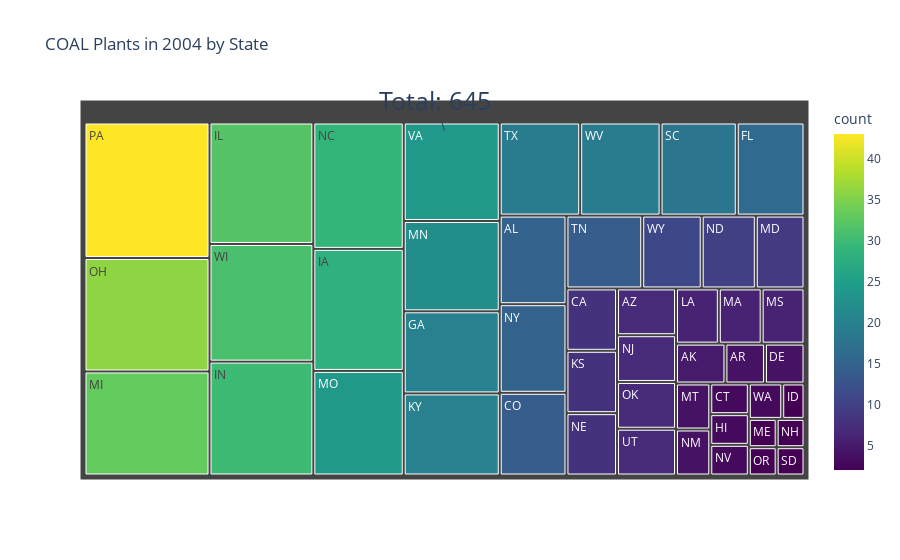

Notebook code for this chart:
### Code cell
import plotly.express as px



def create_treemap(raw_df,given_type, year):
    grouped_data = raw_df.groupby(['year', 'state_id', 'plant_type']).size().reset_index(name='count')
    given_type = given_type
    given_typedf = grouped_data[grouped_data['plant_type'] == given_type]
    fig = px.treemap(given_typedf[given_typedf['year'] == year],
                     path=['state_id'],
                     values='count',
                     title=f'{given_type} Plants in {year} by State',
                     color='count',
                     color_continuous_scale='Viridis',
                     hover_data=['count'])  

    total_count = given_typedf[given_typedf['year'] == year]['count'].sum()

    fig.add_annotation(
        x=0.5,
        y=.92,
        text=f'Total: {total_count}',
        showarrow=True,
        font=dict(size=25)
    )

    fig.show()

create_treemap(data2,"COAL",2004)

### Figure 1 — Plotly figure (JSON) as saved in the notebook; plotly's stock layout.template omitted (floating-point values rounded to 4 significant figures)
{"data": [{"branchvalues": "total", "customdata": [[5, 5], [15, 15], [4, 4], [7, 7], [8, 8], [14, 14], [3, 3], [4, 4], [16, 16], [20, 20], [3, 3], [28, 28], [2, 2], [32, 32], [30, 30], [8, 8], [20, 20], [6, 6], [6, 6], [9, 9], [2, 2], [33, 33], [22, 22], [24, 24], [6, 6], [4, 4], [29, 29], [10, 10], [8, 8], [2, 2], [7, 7], [4, 4], [3, 3], [15, 15], [36, 36], [7, 7], [2, 2], [43, 43], [18, 18], [2, 2], [14, 14], [19, 19], [7, 7], [24, 24], [3, 3], [31, 31], [19, 19], [11, 11]], "domain": {"x": [0, 1], "y": [0, 1]}, "hovertemplate": "labels=%{label}<br>count_sum=%{value}<br>parent=%{parent}<br>id=%{id}<br>count=%{color}<extra></extra>", "ids": ["AK", "AL", "AR", "AZ", "CA", "CO", "CT", "DE", "FL", "GA", "HI", "IA", "ID", "IL", "IN", "KS", "KY", "LA", "MA", "MD", "ME", "MI", "MN", "MO", "MS", "MT", "NC", "ND", "NE", "NH", "NJ", "NM", "NV", "NY", "OH", "OK", "OR", "PA", "SC", "SD", "TN", "TX", "UT", "VA", "WA", "WI", "WV", "WY"], "labels": ["AK", "AL", "AR", "AZ", "CA", "CO", "CT", "DE", "FL", "GA", "HI", "IA", "ID", "IL", "IN", "KS", "KY", "LA", "MA", "MD", "ME", "MI", "MN", "MO", "MS", "MT", "NC", "ND", "NE", "NH", "NJ", "NM", "NV", "NY", "OH", "OK", "OR", "PA", "SC", "SD", "TN", "TX", "UT", "VA", "WA", "WI", "WV", "WY"], "marker": {"coloraxis": "coloraxis", "colors": [5, 15, 4, 7, 8, 14, 3, 4, 16, 20, 3, 28, 2, 32, 30, 8, 20, 6, 6, 9, 2, 33, 22, 24, 6, 4, 29, 10, 8, 2, 7, 4, 3, 15, 36, 7, 2, 43, 18, 2, 14, 19, 7, 24, 3, 31, 19, 11]}, "name": "", "parents": ["", "", "", "", "", "", "", "", "", "", "", "", "", "", "", "", "", "", "", "", "", "", "", "", "", "", "", "", "", "", "", "", "", "", "", "", "", "", "", "", "", "", "", "", "", "", "", ""], "type": "treemap", "values": [5, 15, 4, 7, 8, 14, 3, 4, 16, 20, 3, 28, 2, 32, 30, 8, 20, 6, 6, 9, 2, 33, 22, 24, 6, 4, 29, 10, 8, 2, 7, 4, 3, 15, 36, 7, 2, 43, 18, 2, 14, 19, 7, 24, 3, 31, 19, 11]}], "layout": {"annotations": [{"font": {"size": 25}, "showarrow": true, "text": "Total: 645", "x": 0.5, "y": 0.92}], "autosize": true, "coloraxis": {"colorbar": {"title": {"text": "count"}}, "colorscale": [[0, "#440154"], [0.1111, "#482878"], [0.2222, "#3e4989"], [0.3333, "#31688e"], [0.4444, "#26828e"], [0.5556, "#1f9e89"], [0.6667, "#35b779"], [0.7778, "#6ece58"], [0.8889, "#b5de2b"], [1, "#fde725"]]}, "legend": {"tracegroupgap": 0}, "title": {"text": "COAL Plants in 2004 by State"}}}
